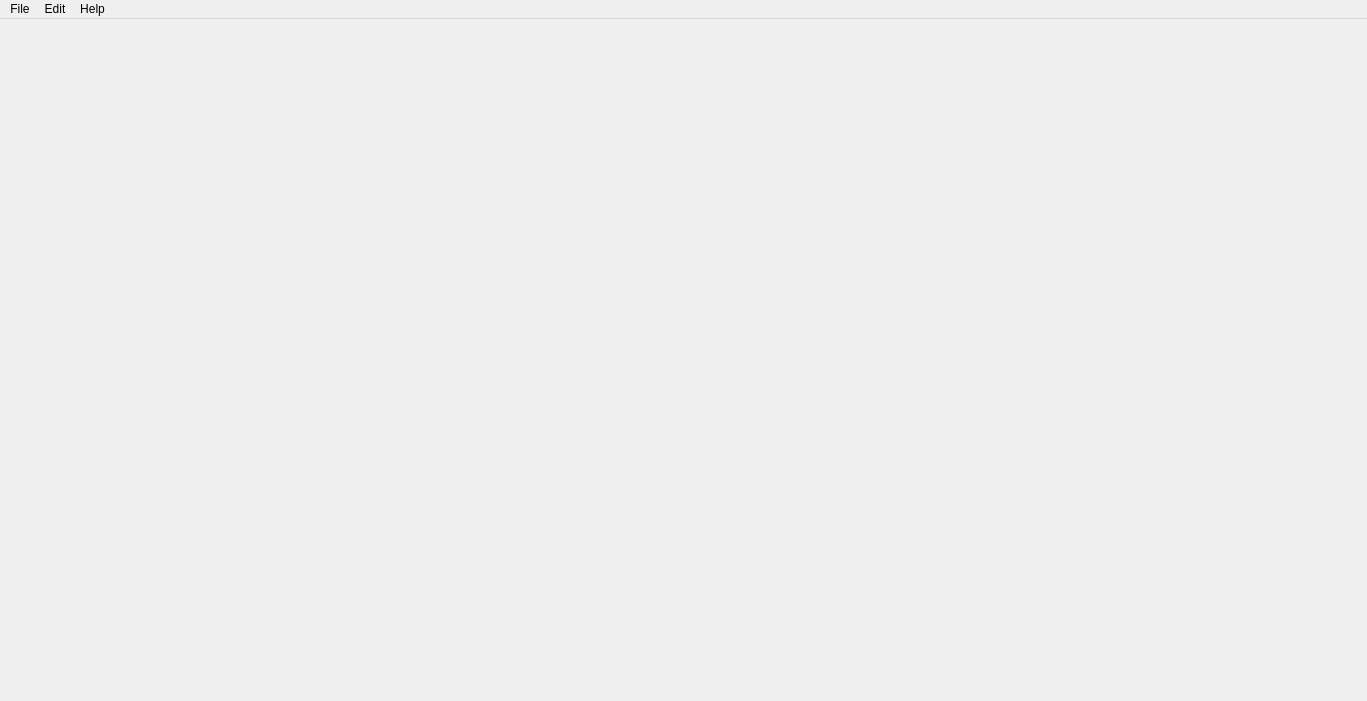
<?xml version="1.0" encoding="UTF-8"?>
<ui version="4.0">
 <class>MainWindow</class>
 <widget class="QMainWindow" name="MainWindow">
  <property name="geometry">
   <rect>
    <x>0</x>
    <y>0</y>
    <width>1367</width>
    <height>701</height>
   </rect>
  </property>
  <property name="windowTitle">
   <string>DigiDaw - MainWindow</string>
  </property>
  <widget class="QWidget" name="centralwidget"/>
  <widget class="QMenuBar" name="menubar">
   <property name="geometry">
    <rect>
     <x>0</x>
     <y>0</y>
     <width>1367</width>
     <height>22</height>
    </rect>
   </property>
   <widget class="QMenu" name="menuFile">
    <property name="title">
     <string>File</string>
    </property>
    <addaction name="actionOpen_Project"/>
    <addaction name="actionSave_Project"/>
    <addaction name="actionExit"/>
   </widget>
   <widget class="QMenu" name="menuHelp">
    <property name="title">
     <string>Help</string>
    </property>
    <addaction name="actionAbout"/>
   </widget>
   <widget class="QMenu" name="menuEdit">
    <property name="title">
     <string>Edit</string>
    </property>
    <addaction name="actionSettings"/>
   </widget>
   <addaction name="menuFile"/>
   <addaction name="menuEdit"/>
   <addaction name="menuHelp"/>
  </widget>
  <action name="actionOpen_Project">
   <property name="text">
    <string>Open Project</string>
   </property>
  </action>
  <action name="actionSave_Project">
   <property name="text">
    <string>Save Project</string>
   </property>
  </action>
  <action name="actionAbout">
   <property name="text">
    <string>About</string>
   </property>
  </action>
  <action name="actionSettings">
   <property name="text">
    <string>Settings</string>
   </property>
  </action>
  <action name="actionExit">
   <property name="text">
    <string>Exit</string>
   </property>
  </action>
 </widget>
 <resources/>
 <connections/>
</ui>
